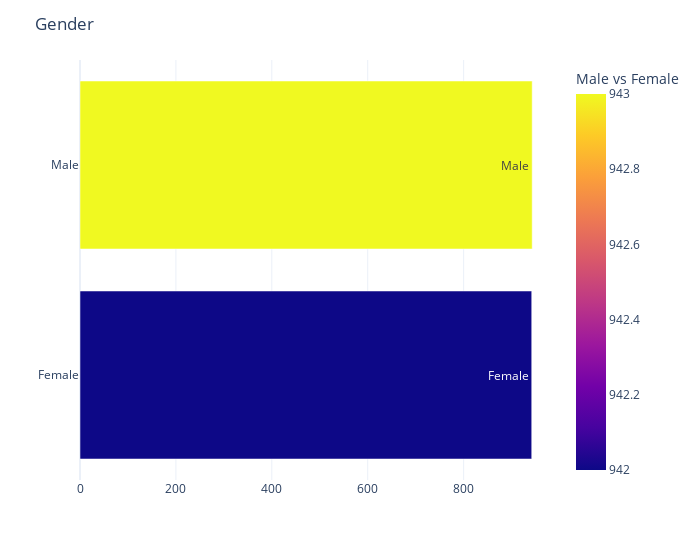

The notebook cell this image was saved under:
### Markdown cell above
### GENDER

### Code cell
Gender = pd.DataFrame(df["Gender"].value_counts())

Gender.reset_index(inplace=True)

Gender = Gender.rename(columns = {'index':'Gender', 'Gender': "Male vs Female"})

plot_hbar("Male vs Female",'Gender',Gender)

### Figure 1 — Plotly figure (JSON) as saved in the notebook; plotly's stock layout.template omitted (floating-point values rounded to 4 significant figures)
{"data": [{"alignmentgroup": "True", "hovertemplate": "Male vs Female=%{marker.color}<br>Gender=%{text}<extra></extra>", "legendgroup": "", "marker": {"color": [943, 942], "coloraxis": "coloraxis"}, "name": "", "offsetgroup": "", "orientation": "h", "showlegend": false, "text": ["Male", "Female"], "textposition": "auto", "type": "bar", "x": [943, 942], "xaxis": "x", "y": ["Male", "Female"], "yaxis": "y"}], "layout": {"barmode": "relative", "coloraxis": {"colorbar": {"title": {"text": "Male vs Female"}}, "colorscale": [[0, "#0d0887"], [0.1111, "#46039f"], [0.2222, "#7201a8"], [0.3333, "#9c179e"], [0.4444, "#bd3786"], [0.5556, "#d8576b"], [0.6667, "#ed7953"], [0.7778, "#fb9f3a"], [0.8889, "#fdca26"], [1, "#f0f921"]]}, "legend": {"tracegroupgap": 0}, "margin": {"t": 60}, "title": {"text": "Gender"}, "uniformtext": {"minsize": 8, "mode": "hide"}, "width": 700, "xaxis": {"anchor": "y", "domain": [0, 1], "title": {"text": ""}}, "yaxis": {"anchor": "x", "categoryorder": "total ascending", "domain": [0, 1], "title": {"text": ""}}}}
